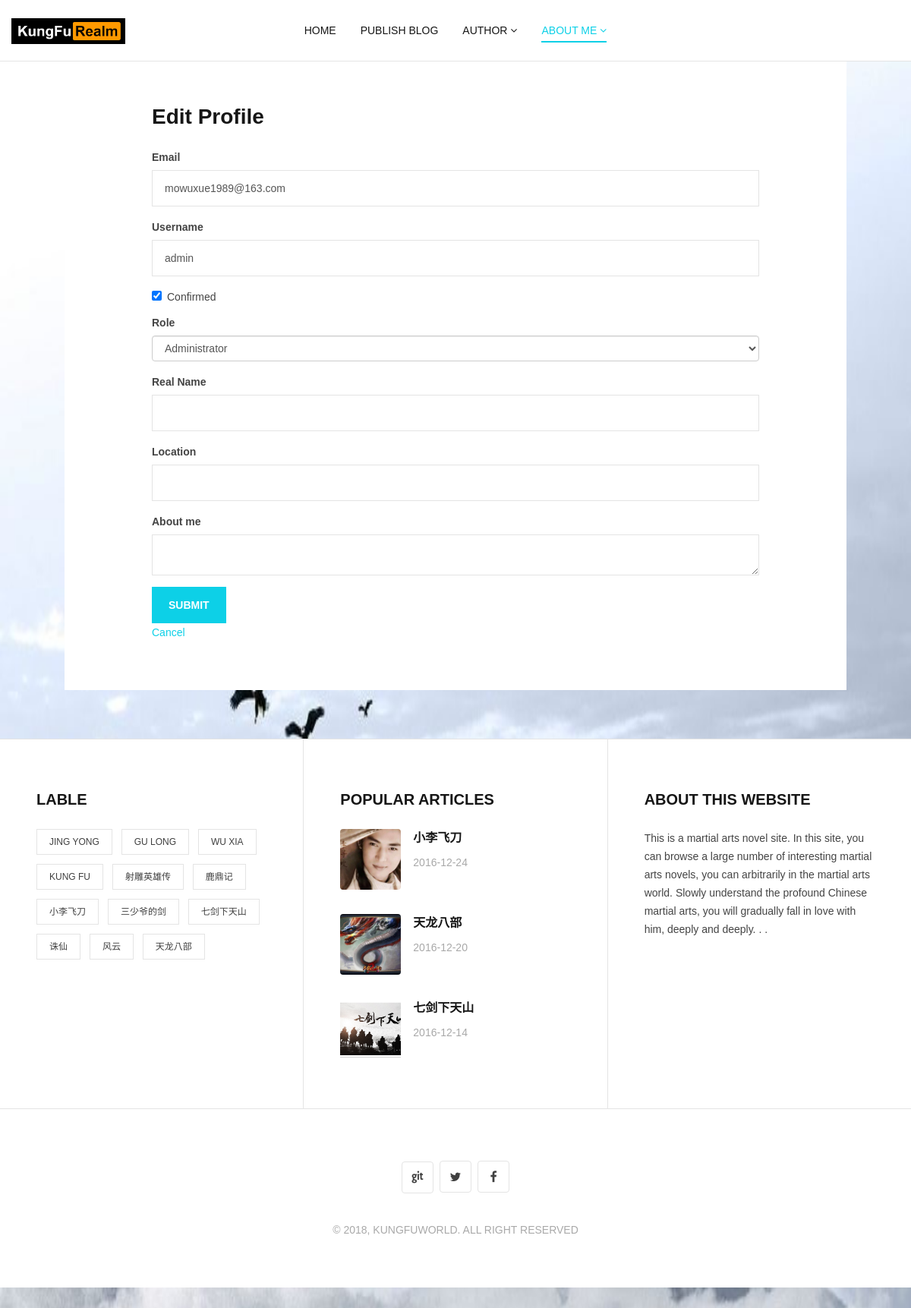
The page /edit-profile/1 (signed in) on the database its author committed.
### app/models.py (models this page shows, shortened)
class User(UserMixin, db.Model):
    __tablename__ = 'users'
    __searchable__ = ['username']
    id = db.Column(db.Integer, primary_key=True)
    email = db.Column(db.String(128), unique=True, index=True)
    username = db.Column(db.String(64), unique=True, index=True)
    role_id = db.Column(db.Integer, db.ForeignKey('roles.id'))
    password_hash = db.Column(db.String(128))
    confirmed = db.Column(db.Boolean, default=False)
    name = db.Column(db.String(64))
    location = db.Column(db.String(64))
    about_me = db.Column(db.Text())
    member_since = db.Column(db.DateTime(), default=datetime.utcnow)
    last_seen = db.Column(db.DateTime(), default=datetime.utcnow)
    avatar_hash = db.Column(db.String(32))
    posts = db.relationship('Post', backref='author', lazy='dynamic')
    user_avatar = db.Column(db.String(128), default=None)
    diy_avatar = db.Column(db.Text)
    followed = db.relationship('Follow', foreign_keys=[Follow.follower_id], backref=db.backref('follower', lazy='joined'),
                               lazy='dynamic', cascade='all, delete-orphan')
    followers = db.relationship('Follow', foreign_keys=[Follow.followed_id], backref=db.backref('followed', lazy='joined'),
                               lazy='dynamic', cascade='all, delete-orphan')
    comments = db.relationship('Comment', backref='author', lazy='dynamic')
    @property
    def password(self):
        raise AttributeError('password is not a readable attribute')
    def can(self, permissions):
        return self.role is not None and (self.role.permissions & permissions) == permissions
    def is_administrator(self):
        return self.can(Permission.ADMINISTER)
    def ping(self):
        self.last_seen = datetime.utcnow()
        db.session.add(self)
        db.session.commit()

### app/main/views.py (the view, shortened to what this page needs)
@main.route('/edit-profile/<int:id>', methods=['GET', 'POST'])
@login_required
@admin_required
def edit_profile_admin(id):
    user = User.query.get_or_404(id)
    form = EditProfileAdminForm(user=user)
    form.email.data = user.email
    form.username.data = user.username
    form.confirmed.data = user.confirmed
    form.role.data = user.role_id
    form.name.data = user.name
    form.location.data = user.location
    form.about_me.data = user.about_me
    return render_template('edit_profile.html', form=form, user=user)

### app/main/forms.py (shortened to what this page needs)
class EditProfileAdminForm(FlaskForm):
    email = StringField('Email', validators=[DataRequired(),Length(1, 64), Email()])
    username = StringField('Username', validators=[DataRequired(), Length(1, 64),
                                                   Regexp('^[A-Za-z][A-Za-z0-9_.]*$', 0 ,'Username must have only letters, numbers, dots or underscores')]
                           )
    confirmed =BooleanField('Confirmed')
    role = SelectField('Role', coerce=int)
    name = StringField('Real Name', validators=[Length(0,64)])
    location = StringField('Location', validators=[Length(0,64)])
    about_me = TextAreaField('About me')
    submit = SubmitField('Submit')
    def __init__(self, user, *args, **kwargs):
        super(EditProfileAdminForm, self).__init__(*args, **kwargs)
        self.role.choices = [(role.id, role.name) for role in Role.query.order_by(Role.name).all()]
        self.user = user

### app/api/views.py (called while the page is built)
@api.before_app_request
def checkmobile():
    MB = False
    if checkMobile(request):
        MB = True

### app/auth/views.py (called while the page is built)
@auth.before_app_request
def before_request():
    if current_user.is_authenticated:
        current_user.ping()
        if not current_user.confirmed and request.endpoint and request.endpoint[:5] != 'auth.' \
                and request.endpoint != 'static':
            return redirect(url_for('auth.unconfirmed'))

### app/main/__init__.py (called while the page is built)
@main.app_context_processor
def inject_permissions():
    return dict(Permission=Permission)

### app/models.py (called while the page is built)
@login_manager.user_loader
def load_user(user_id):
    return User.query.get(int(user_id))

### app/templates/edit_profile.html (shortened to what this page needs)
{% extends "base.html" %}
{% import "bootstrap/wtf.html" as wtf %}
{% block header %}
<header class="site-header fixed" id="main-navbar">
  <div class="outer-container">
    <div class="container-fluid">
      <div class="col-md-2 col-xs-8 logo-wrap">
        <a href="#" class="custom-logo-link">
            <img width="150" height="300" src="/static/logo/logo2.png" alt="" />
        </a>
      </div>
      <div class="col-md-8 hidden-sm hidden-xs">
        <span class="line"></span>
        <nav class="main-menu" id="main-menu">
          <ul id="menu-main-menu" class="menu">
            <li><a href="/">Home</a></li>
        {% if current_user.is_administrator() %}
        <li><a href="{{ url_for('main.publish_blog') }}">Publish Blog</a></li>
        {% endif %}
            <li class="menu-item-has-children"><a href="#">Author</a>
            </li>
           {% if current_user.is_authenticated %}
            <li class="menu-item-has-children current-menu-item"><a href="#">About Me</a>
             </li>
              {% else %}
            <li><a href="{{ url_for('auth.login') }}">Login</a></li>
              {% endif %}
          </ul>
        </nav>
      </div>
    </div>
  </div>
</header>
{% endblock %}
{% block content %}
<div class="comment-wrap" id="comments">
<br>
<h3>Edit Profile</h3>
 <div>
{{ wtf.quick_form(form) }}
</div>
<div><a href="{{ url_for('.user', username=current_user.username)}}">Cancel</a></div>
</div>
{% endblock %}

### app/static/css/style.css (style rules this page uses)
body { font-family: "Microsoft YaHei", Helvetica, Arial, FreeSans, Arimo, "Droid Sans", "wenquanyi micro hei", "Hiragino Sans GB", "Hiragino Sans GB W3", "FontAwesome", sans-serif; font-weight: normal; font-size: 14px; line-height: 24px; color: #404040; position: relative; }
body.has-fixed-navbar { margin-top: 81px; }
h1, h2, h3, h4, h5, h6, .h1, .h2, .h3, .h4, .h5, .h6 { color: #161616; font-weight: 700; }
h3, .h3 { font-size: 2.8rem; line-height: 1.2em; margin: 32px 0px 24px; }
img { max-width: 100%; height: auto; }
a { color: #0dd0e7; -webkit-transition: all 0.2s; -moz-transition: all 0.2s; -ms-transition: all 0.2s; -o-transition: all 0.2s; transition: all 0.2s; }
.btn, input[type=submit] { font-size: 14px; font-weight: bold; text-transform: uppercase; -webkit-border-radius: 0; -moz-border-radius: 0; border-radius: 0; height: 48px; line-height: 48px; padding: 0px 22px; -webkit-transition: all 0.2s; -moz-transition: all 0.2s; -ms-transition: all 0.2s; -o-transition: all 0.2s; transition: all 0.2s; }
input[type=submit] { border: none; }
.btn-default { border-color: #e4e4e4; background-color: #e4e4e4; color: #404040; }
.btn-primary, input[type='submit'] { background-color: #0dd0e7; border-color: #0dd0e7; color: #ffffff; }
input[type='text'], input[type='email'], input[type='url'] { padding: 0 16px; height: 48px; border: 1px solid #e4e4e4; background: transparent; -webkit-border-radius: 0px; -moz-border-radius: 0px; border-radius: 0px; -webkit-box-shadow: none; -moz-box-shadow: none; box-shadow: none; }
textarea.form-control { border: 1px solid #e4e4e4; background: transparent; -webkit-border-radius: 0px; -moz-border-radius: 0px; border-radius: 0px; -webkit-box-shadow: none; -moz-box-shadow: none; box-shadow: none; }
select { padding: 8px 16px; border: 1px solid #e4e4e4; }
.outer-container { max-width: 1500px; margin: 0 auto; }
.site-header { background: #ffffff; border-bottom: 1px solid #e4e4e4; position: relative; z-index: 9; }
.site-header .container-fluid { padding-left: 0; padding-right: 0; }
.site-header.fixed { position: fixed; width: 100%; top: 0; z-index: 999; }
.logo-wrap { padding-top: 15px; padding-bottom: 15px; }
.logo-wrap .custom-logo-link { line-height: 5rem; }
.logo-wrap .custom-logo-link img { max-height: 50px; }
.main-menu ul { list-style: none; padding: 0; margin: 0; text-transform: uppercase; font-size: 0px; text-align: center; }
.main-menu ul > li { font-size: 1.4rem; display: inline-block; margin: 0px; padding: 24px 16px; position: relative; }
.main-menu ul > li a { color: #161616; display: block; line-height: 32px; position: relative; -webkit-transition: all 0.2s; -moz-transition: all 0.2s; -ms-transition: all 0.2s; -o-transition: all 0.2s; transition: all 0.2s; }
.main-menu ul > li.menu-item-has-children > a:after { content: "\f107"; font-family: FontAwesome; margin-left: 4px; }
.main-menu ul > li.current-menu-item > a { color: #0dd0e7; }
.line { display: block; height: 2px; background: #0dd0e7; position: absolute; width: 0px; bottom: 24px; text-align: center; -webkit-transition: all 0.3s; -moz-transition: all 0.3s; -ms-transition: all 0.3s; -o-transition: all 0.3s; transition: all 0.3s; }
.mobile-menu ul { list-style: none; padding: 0; margin: 0; }
.mobile-menu ul > li { font-size: 14px; line-height: 48px; text-transform: uppercase; position: relative; }
.mobile-menu ul > li a { padding: 0px 16px; display: block; color: #404040; border-bottom: 1px solid #e4e4e4; -webkit-transition: all 0.2s; -moz-transition: all 0.2s; -ms-transition: all 0.2s; -o-transition: all 0.2s; transition: all 0.2s; }
.mobile-menu ul > li.current-menu-item > a { color: #0dd0e7; }
.comment-wrap { max-width: 800px; margin: 0 auto; margin-top: 64px; margin-bottom: 64px; }

### rows shown on the page
User: email "mowuxue1989@163.com", username "admin", confirmed "☑", role "Administrator"
